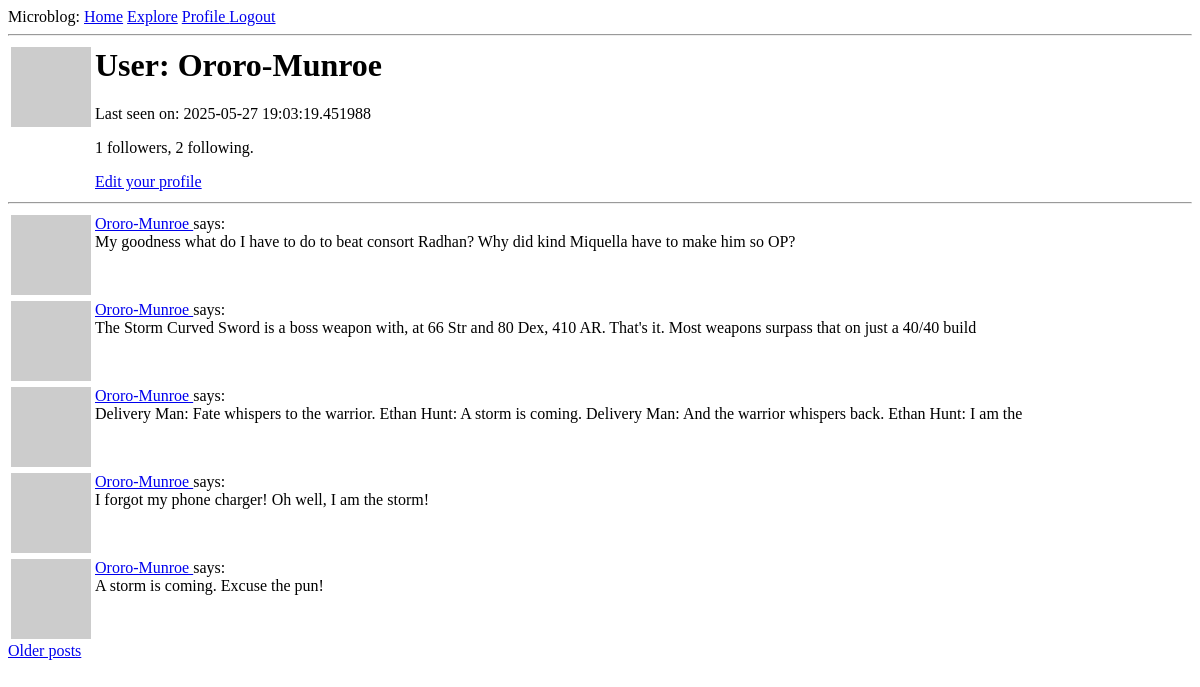
Before: /user/Ororo-Munroe (signed in) with the older database file.
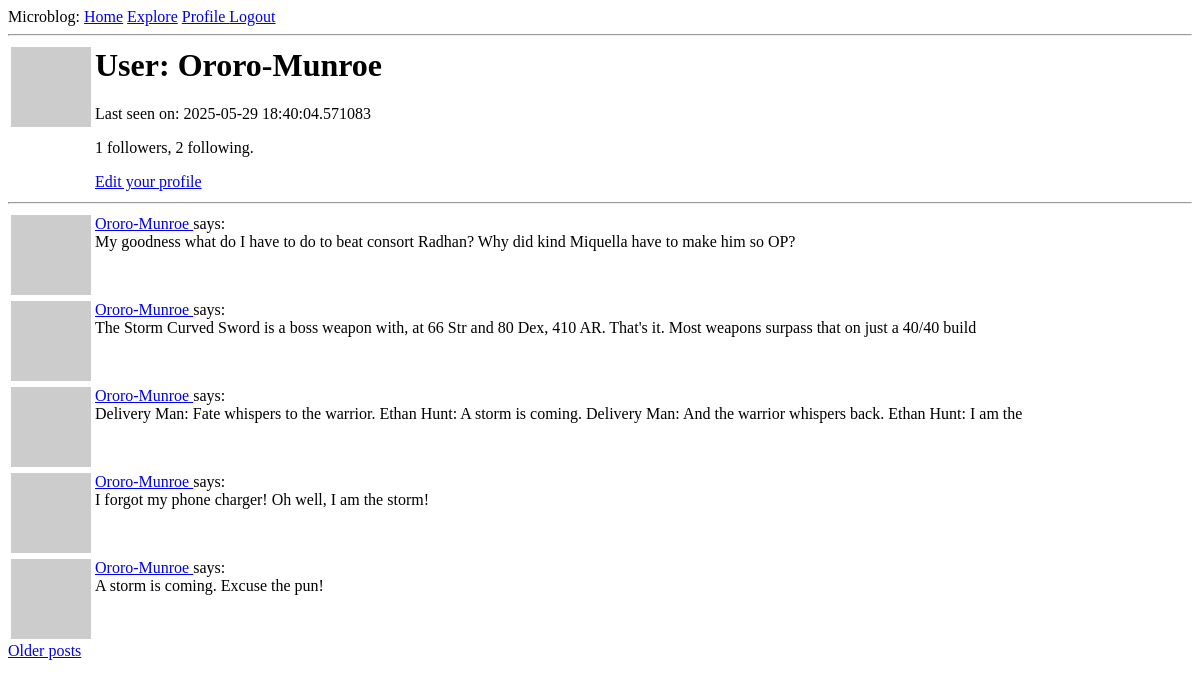
After: the same page with the newer database file.
### app/models.py (models this page shows, shortened)
class User(UserMixin, db.Model):
    id: so.Mapped[int] = so.mapped_column(primary_key=True)
    username: so.Mapped[str] = so.mapped_column(sa.String(64), index=True,
                                                unique=True)
    email: so.Mapped[str] = so.mapped_column(sa.String(120), index=True,
                                             unique=True)
    password_hash: so.Mapped[Optional[str]] = so.mapped_column(sa.String(256))
    posts: so.WriteOnlyMapped['Post'] = so.relationship(
        back_populates='author')
    about_me: so.Mapped[Optional[str]] = so.mapped_column(sa.String(140))
    last_seen: so.Mapped[Optional[datetime]] = so.mapped_column(
        default=lambda: datetime.now(timezone.utc))
    following: so.WriteOnlyMapped['User'] = so.relationship(
        secondary=followers, primaryjoin=(followers.c.follower_id == id),
        secondaryjoin=(followers.c.followed_id == id),
        back_populates='followers')
    followers: so.WriteOnlyMapped['User'] = so.relationship(
        secondary=followers, primaryjoin=(followers.c.followed_id == id),
        secondaryjoin=(followers.c.follower_id == id),
        back_populates='following')
    def avatar(self, size):
        digest = md5(self.email.lower().encode('utf-8')).hexdigest()
        return f'https://www.gravatar.com/avatar/{digest}?d=identicon&s={size}'
    @login.user_loader
    def load_user(id):
        return db.session.get(User, int(id))
    def followers_count(self):
        query = sa.select(sa.func.count()).select_from(
            self.followers.select().subquery())
        return db.session.scalar(query)
    def following_count(self):
        query = sa.select(sa.func.count()).select_from(
            self.following.select().subquery())
        return db.session.scalar(query)

class Post(db.Model):
    id: so.Mapped[int] = so.mapped_column(primary_key=True)
    body: so.Mapped[str] = so.mapped_column(sa.String(140))
    timestamp: so.Mapped[datetime] = so.mapped_column(
        index=True, default=lambda: datetime.now(timezone.utc))
    user_id: so.Mapped[int] = so.mapped_column(sa.ForeignKey(User.id),
                                               index=True)
    author: so.Mapped[User] = so.relationship(back_populates='posts')

### app/routes.py (the view)
@app.route('/user/<username>')
@login_required
def user(username):
    user = db.first_or_404(sa.select(User).where(User.username == username))
    page = request.args.get('page', 1, type=int)
    query = user.posts.select().order_by(Post.timestamp.desc())
    posts = db.paginate(query, page=page,
                        per_page=app.config['POSTS_PER_PAGE'],
                        error_out=False)
    next_url = url_for('user', username=user.username, page=posts.next_num) if posts.has_next else None
    prev_url = url_for('user', username=user.username, page=posts.prev_num) if posts.has_prev else None
    form = EmptyForm()
    return render_template('user.html', user=user, posts=posts.items,
                           next_url=next_url, prev_url=prev_url, form=form)

### app/routes.py (called while the page is built)
@app.before_request
def before_request():
    if current_user.is_authenticated:
        current_user.last_seen = datetime.now(timezone.utc)
        db.session.commit()

### app/templates/user.html (shortened to what this page needs)
{% extends "base.html" %}
{% block content %}
    <table>
        <tr valign="top">
            <td><img src="{{ user.avatar(128) }}"></td>
            <td>
                <h1>User: {{ user.username }}</h1>
                {% if user.last_seen %}<p>Last seen on: {{ user.last_seen }}</p>{% endif %}
                <p>{{ user.followers_count() }} followers, {{ user.following_count() }} following.</p>
                {% if user == current_user %}
                <p><a href="{{ url_for('edit_profile') }}">Edit your profile</a></p>
                {% endif %}
            </td>
        </tr>
    </table>
    <hr>
    {% for post in posts %}
        {% include '_post.html' %}
    {% endfor %}
    {% if next_url %}
    <a href="{{ next_url }}">Older posts</a>
    {% endif %}
{% endblock %}

### app/templates/base.html (shortened to what this page needs)
<html>
  <head>
  </head>
  <body>
    <div>
      Microblog:
      <a href="{{ url_for('index') }}">Home</a>
      <a href="{{ url_for('explore') }}">Explore</a>
      {% if current_user.is_anonymous %}
      <a href="{{ url_for('login') }}">Login</a>
      {% else %}
      <a href="{{ url_for('user', username=current_user.username) }}">
        Profile
      </a>
      <a href="{{ url_for('logout') }}">Logout</a>
      {% endif %}
    </div>
    <hr />
     {% block content %}{% endblock %}
  </body>
</html>

### app/templates/_post.html
<table>
  <tr valign="top">
      <td><img src="{{ post.author.avatar(36) }}"></td>
      <td>
          <a href="{{ url_for('user', username=post.author.username) }}">
              {{ post.author.username }}
          </a>
          says:<br>{{ post.body }}
      </td>
  </tr>
</table>

Changed rows visible on the page:
changed User "Ororo-Munroe": last_seen "2025-05-27 19:03:19.451988" → "2025-05-29 18:40:04.571083"
